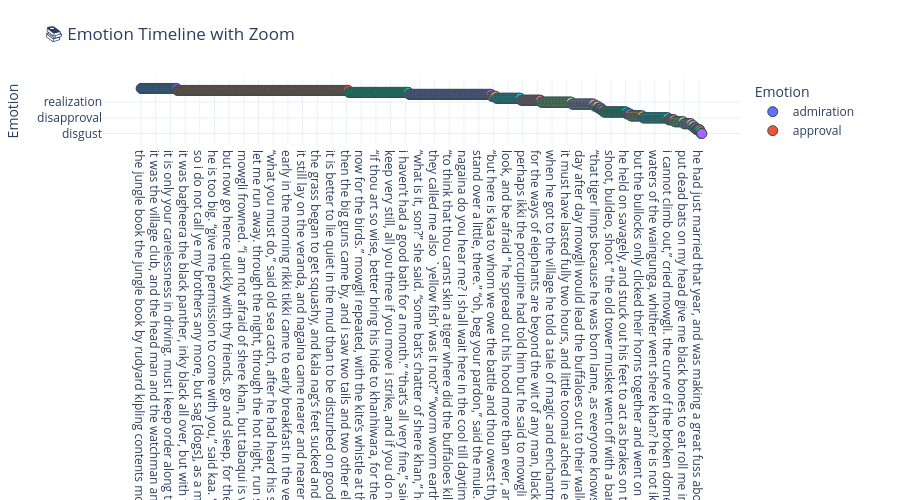

Notebook cell for this chart:
### Code cell
import plotly.express as px
import pandas as pd

# Assuming your DataFrame is named df and has these columns:
# "chunk" (int), "effective_emotion" (str)

# Assign each emotion a unique color
unique_emotions = df["effective_emotion"].unique()
color_map = {emotion: px.colors.qualitative.Plotly[i % len(px.colors.qualitative.Plotly)]
             for i, emotion in enumerate(unique_emotions)}

# Create Plotly scatter plot
fig = px.scatter(
    df,
    x="chunk",
    y="effective_emotion",
    color="effective_emotion",
    color_discrete_map=color_map,
    title="📚 Emotion Timeline with Zoom",
    labels={"chunk": "Chunk Index", "effective_emotion": "Emotion"},
    hover_data={"chunk": True, "effective_emotion": True},
    height=500
)

# Optional: show markers as larger dots
fig.update_traces(marker=dict(size=10, line=dict(width=1, color='DarkSlateGrey')))

# Enable zoom (default in Plotly, but here's how to tweak it if needed)
fig.update_layout(
    xaxis=dict(
        rangeslider=dict(visible=True),
        title="Chunk Index"
    ),
    yaxis=dict(title="Emotion"),
    template="plotly_white"
)

fig.show()
